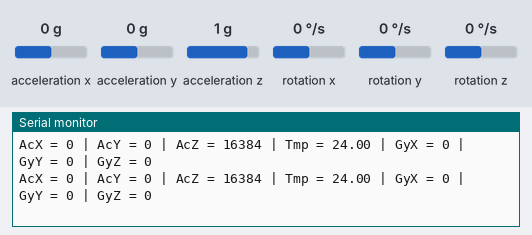
A sketch run on a simulated Arduino Zero (SAMD21). Parts: the last lines printed to the serial monitor. Wiring (inferred from the names in the program): MPU-6050 motion sensor at I2C address 0x68. Inputs (shaded band) come from the test bench; at power-on: acceleration x 0 g, acceleration y 0 g, acceleration z 1 g, rotation x 0 °/s, rotation y 0 °/s, rotation z 0 °/s.

Above: at 1.2 s.
1.3 s: acceleration x set to -1.4 g
At 1.56 s:
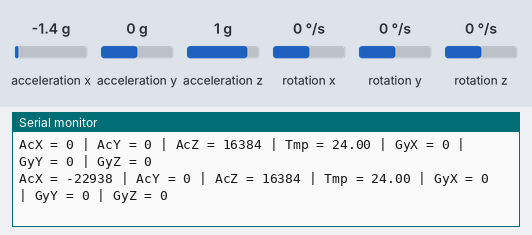
2.8 s: acceleration y set to -1.4 g
At 2.91 s:
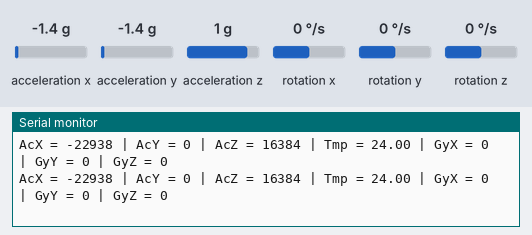
4.3 s: acceleration z set to -1.4 g
At 4.58 s:
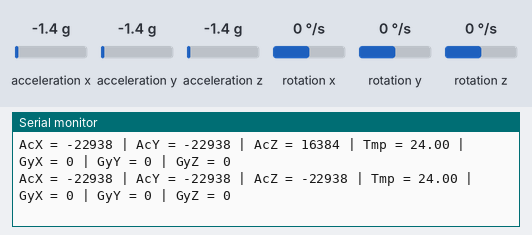
5.8 s: rotation x set to -192 °/s
At 5.92 s:
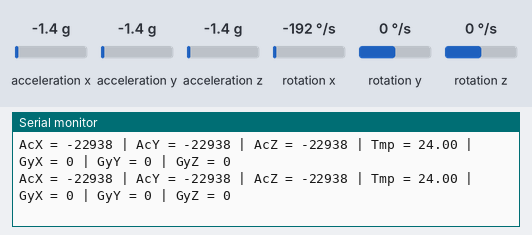
7.3 s: rotation y set to -192 °/s
At 7.6 s:
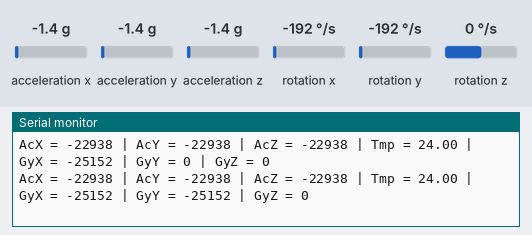

The sketch:

MPU-6050.ino
```cpp
// (licence header left out)
// MPU-6050 Short Example Sketch

//#define CLOUD
//#undef  CLOUD

#ifdef CLOUD
#include <board.h>
#include <ArduinoJson.h>

#define DSerial SerialUSB
#define ATSerial Serial1

StaticJsonDocument<300> docInput;
StaticJsonDocument<300> docOutput;

char APN[] = "m2mNB16.com.attz";
char LOGIN[] = "";
char PASSWORD[] = "";

char mqtt_server[] = "a3kjt69iibf2h0-ats.iot.us-west-2.amazonaws.com";
unsigned int mqtt_port = 8883;
char mqtt_clientId[] = "basicPubSub";
char mqtt_topicName[] = "MyTopic";
unsigned int mqtt_index = 3;
Mqtt_Qos_t mqtt_qos = AT_MOST_ONCE;
unsigned long pub_time;

//IMEI of the modem
char IMEI[20];

_5G_NB_IoT_MQTT AWSIoT(ATSerial, DSerial);

#else

//#define DSerial Serial
#define DSerial SerialUSB

#endif

#include<Wire.h>

const int MPU_addr = 0x68; // I2C address of the MPU-6050
int16_t AcX, AcY, AcZ, Tmp, GyX, GyY, GyZ;

void setup()
{
  DSerial.begin(115200);
  while (DSerial.read() >= 0);
  DSerial.println("This is the _5GNBIoT Debug Serial!");

  Wire.begin();
  Wire.beginTransmission(MPU_addr);
  Wire.write(0x6B);  // PWR_MGMT_1 register
  Wire.write(0);     // set to zero (wakes up the MPU-6050)
  Wire.endTransmission(true);

#ifdef CLOUD
  ATSerial.begin(115200);
  while (ATSerial.read() >= 0);
  delay(1000);

  InitModemMQTT(AWSIoT, DSerial, APN, LOGIN, PASSWORD,
                mqtt_server, mqtt_port,
                mqtt_clientId, mqtt_topicName,
                AT_MOST_ONCE, mqtt_index,
                1, 2, IMEI);

#endif
}

void loop()
{
  Wire.beginTransmission(MPU_addr);
  Wire.write(0x3B);  // starting with register 0x3B (ACCEL_XOUT_H)
  Wire.endTransmission(false);
  Wire.requestFrom(MPU_addr, 14, true); // request a total of 14 registers
  AcX = Wire.read() << 8 | Wire.read(); // 0x3B (ACCEL_XOUT_H) & 0x3C (ACCEL_XOUT_L)
  AcY = Wire.read() << 8 | Wire.read(); // 0x3D (ACCEL_YOUT_H) & 0x3E (ACCEL_YOUT_L)
  AcZ = Wire.read() << 8 | Wire.read(); // 0x3F (ACCEL_ZOUT_H) & 0x40 (ACCEL_ZOUT_L)
  Tmp = Wire.read() << 8 | Wire.read(); // 0x41 (TEMP_OUT_H) & 0x42 (TEMP_OUT_L)
  GyX = Wire.read() << 8 | Wire.read(); // 0x43 (GYRO_XOUT_H) & 0x44 (GYRO_XOUT_L)
  GyY = Wire.read() << 8 | Wire.read(); // 0x45 (GYRO_YOUT_H) & 0x46 (GYRO_YOUT_L)
  GyZ = Wire.read() << 8 | Wire.read(); // 0x47 (GYRO_ZOUT_H) & 0x48 (GYRO_ZOUT_L)
  DSerial.print("AcX = "); DSerial.print(AcX);
  DSerial.print(" | AcY = "); DSerial.print(AcY);
  DSerial.print(" | AcZ = "); DSerial.print(AcZ);
  DSerial.print(" | Tmp = "); DSerial.print(Tmp / 340.00 + 36.53); //equation for temperature in degrees C from datasheet
  DSerial.print(" | GyX = "); DSerial.print(GyX);
  DSerial.print(" | GyY = "); DSerial.print(GyY);
  DSerial.print(" | GyZ = "); DSerial.println(GyZ);
  delay(333);

#ifdef CLOUD

  char payload[256];
  char *sta_buf;
  int res;
  DeserializationError error;

  Mqtt_URC_Event_t ret = AWSIoT.WaitCheckMQTTURCEvent(payload, 2);
  switch (ret)
  {
    case MQTT_RECV_DATA_EVENT:
      error = deserializeJson(docOutput, payload);

      if (error == DeserializationError::Ok)
      {
        if (docOutput["Device"] == "Gyroscope")
        {
          DSerial.println("Device is a Gyroscope sensor!");

          DSerial.println(docOutput["DeviceID"].as<String>());
          DSerial.println(docOutput["Timestamp"].as<double>(), 6);
          DSerial.println(docOutput["Device"].as<String>());
          DSerial.println(docOutput["OpCode"].as<String>());
          DSerial.println(docOutput["AcX"].as<int>());
          DSerial.println(docOutput["AcY"].as<int>());
          DSerial.println(docOutput["AcZ"].as<int>());
          DSerial.println(docOutput["Tmp"].as<int>());
          DSerial.println(docOutput["AcX"].as<int>());
          DSerial.println(docOutput["AcY"].as<int>());
          DSerial.println(docOutput["AcZ"].as<int>());
          DSerial.println(docOutput["TmpUnit"].as<String>());
        }
        else
        {
          DSerial.println("Device is not a Gyroscope sensor!");
        }
      }
      else
      {
        DSerial.println("\r\n Error in  Deserialization!");
        DSerial.println(error.c_str());
      }


      break;

    case MQTT_STATUS_EVENT:
      sta_buf = strchr(payload, ',');
      if (atoi(sta_buf + 1) == 1)
      {
        if (AWSIoT.CloseMQTTClient(mqtt_index))
        {
          DSerial.println("\r\nClose the MQTT Client Success!");
        }
      }
      else
      {
        DSerial.print("\r\nStatus cade is :");
        DSerial.println(atoi(sta_buf + 1));
        DSerial.println("Please check the documentation for error details.");
      }
      break;
  }

  if (millis() - pub_time >= 5000UL) {
    pub_time = millis();

    // ...... Previous code lines go here

    docInput["DeviceID"] = IMEI;
    docInput["Timestamp"] = millis();
    docInput["Device"] = "Gyroscope";
    docInput["OpCode"] = "Read";
    docInput["AcX"] = AcX;
    docInput["AcY"] = AcY;
    docInput["AcZ"] = AcZ;
    docInput["Tmp"] = Tmp;
    docInput["GyX"] = GyX;
    docInput["GyY"] = GyY;
    docInput["GyZ"] = GyZ;
    docInput["TmpUnit"] = "°F";
    serializeJsonPretty(docInput, payload);

    // ..... Next code lines go here

    res = AWSIoT.MQTTPublishMessages(mqtt_index, 1, AT_LEAST_ONCE, mqtt_topicName, false, payload);

    if (res == PACKET_SEND_SUCCESS_AND_RECV_ACK ||
        res == PACKET_RETRANSMISSION)
    {
      DSerial.println("Publish Succeded!");
    }
    else
    {
      DSerial.println("Publish failed!");
    }
  }

  delay(5000);
#endif
}
```

Measured:
- after the input at 1.3 s, the serial monitor: prints a new line at once (image 1)
- after the input at 4.3 s, the serial monitor: prints a new line after 0.06 s (image 3)
- after the input at 7.3 s, the serial monitor: prints a new line after 0.07 s (image 5)
